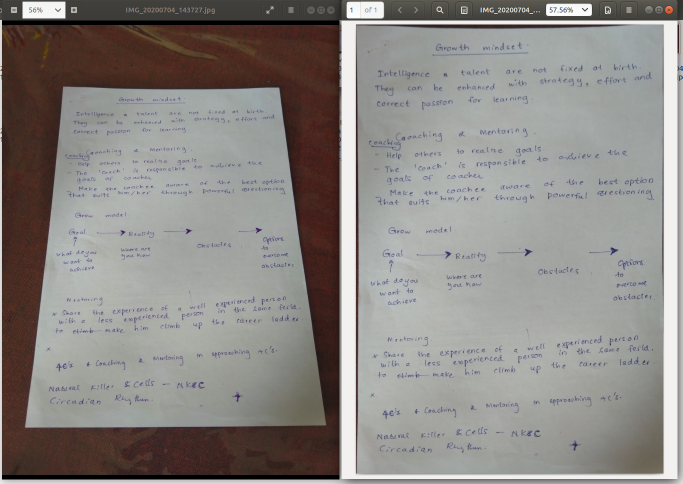
#> input picture documentation/pdf.png, 1365 x 968 px (shown at 1/2 size)
$ python -i main.py   (imports and definitions only)
#> lines starting #> are read from the running program, lines starting #| are printed output that depends on the picture
import logging
import os

import cv2
import imutils
from skimage.filters import threshold_local
from matplotlib import pyplot as plt
import img2pdf
import numpy
import io


from .image_tools import get_edged, get_screen_contour, four_point_transform


def fetch_files_and_convert(filestrs):
    images = []
    for filestr in filestrs:
        npimg = numpy.fromstring(filestr, numpy.uint8)
        # convert numpy array to image
        img = cv2.imdecode(npimg, cv2.IMREAD_UNCHANGED)
        images.append(img)
    pdf_bytes = transform_and_convert(images)
    temp = io.BytesIO()
    temp.write(pdf_bytes)
    return temp.getvalue()


def transform_convert_and_save(images, target_file_name, bnw=False, size='A4'):
    pdf_bytes = transform_and_convert(images, bnw=bnw)
    pdf_location = os.getenv('PDF_DIR', '../../images/output/')
    save_to_pdf(pdf_bytes, pdf_location + '/{}.pdf'.format(target_file_name))


def transform_and_convert(images, bnw=False, size='A4'):
    tf_image_io_buffers = []
    for image in images:
        tf_image = transform_image(image, bnw=bnw)
        tf_image = resize_image(tf_image)
        if tf_image is not None:
            is_success, buffer = cv2.imencode(".jpg", tf_image)
            io_buf = io.BytesIO(buffer)
            tf_image_io_buffers.append(io_buf)

    if len(tf_image_io_buffers) >= 1:
        pdf_bytes = convert_to_pdf(tf_image_io_buffers)
        return pdf_bytes


def transform_image(image, bnw=False, plotting=False):
    try:
        ratio = image.shape[0] / 500.0
        orig = image.copy()
        image = imutils.resize(image, height=500)

        edged = get_edged(image)
        if plotting:
            plt.subplot(221), plt.imshow(image), plt.title('Input')
            plt.subplot(222), plt.imshow(edged), plt.title('Edged')

        screen_cnt = get_screen_contour(edged)
        screen_cnt_img = image.copy()
        cv2.drawContours(screen_cnt_img, [screen_cnt], -1, (0, 255, 0), 5)
        if plotting:
            plt.subplot(223), plt.imshow(screen_cnt_img), plt.title('Screen contour')

        warped = four_point_transform(orig, screen_cnt * ratio)
        if bnw:
            # convert the warped image to grayscale, then threshold it
            # to give it that 'black and white' paper effect
            warped = cv2.cvtColor(warped, cv2.COLOR_BGR2GRAY)
            T = threshold_local(warped, 11, offset=10, method="gaussian")
            warped = (warped > T).astype("uint8") * 255

        if plotting:
            plt.subplot(224), plt.imshow(warped, cmap='gray', vmin=0, vmax=255), plt.title('Transformed')

        # TODO:
        # Auto detect real page ratio
        # Re scale to page size (ex: A4)
        # Adjust brightness
        # Make brightness uniform throughout the image
        return warped
    except Exception as e:
        logging.error(str(e))

    finally:
        plt.show()


def resize_image(image):
    dim = (1754, 2480)
    resized = cv2.resize(image, dim, interpolation=cv2.INTER_AREA)
    return resized


def save_to_pdf(pdf_bytes, pdf_file_path):
    with open(pdf_file_path, "wb") as f:
        f.write(pdf_bytes)


def convert_to_pdf(io_buf):
    return img2pdf.convert((io_buf), dpi=150, x=None, y=None)

>>> import cv2
>>> picture = cv2.imread('../../documentation/pdf.png', cv2.IMREAD_GRAYSCALE)
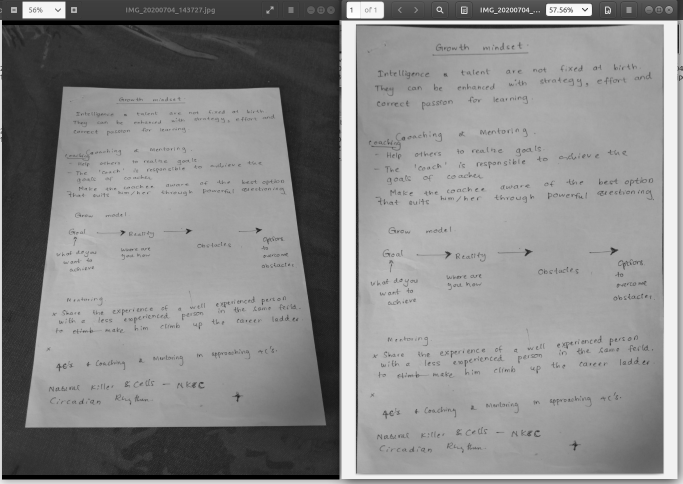
#> picture: shape (968, 1365) (shown at 1/2 size); min 0, max 254, mean 137
>>> result = transform_convert_and_save(picture, 'out.png')
#> the loop in transform_and_convert, `for image in images:` made 1 pass
#> (ratio in transform_image, dim in resize_image) on pass 1: (2.73, (1754, 2480))
#> after the loop in transform_and_convert, `for image in images:`: tf_image_io_buffers = []
#> (the run stopped early here; a loop or call above may not have finished)
